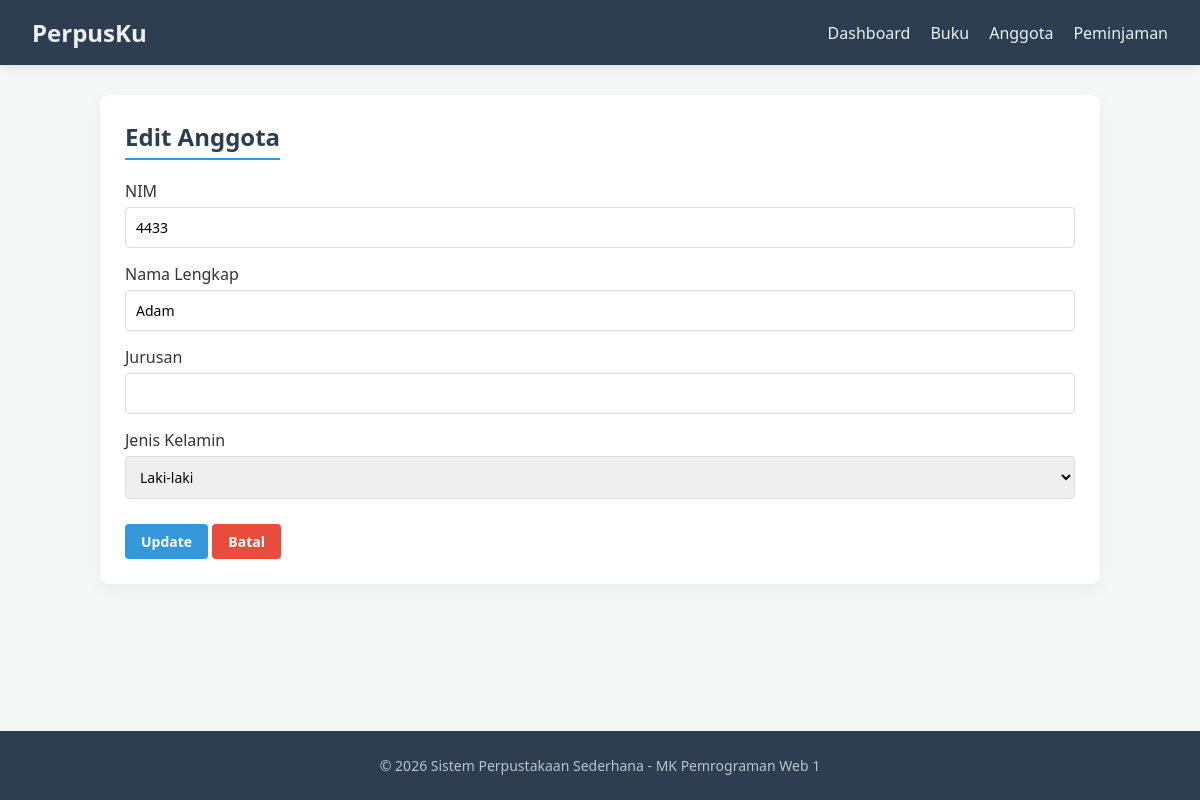
/anggota_edit.php?id=2, run on the app's committed database.
### tables this page shows
CREATE TABLE IF NOT EXISTS `anggota` (
  `id_anggota` int NOT NULL AUTO_INCREMENT,
  `nim` varchar(20) NOT NULL,
  `id_jurusan` int DEFAULT NULL,
  `nama` varchar(100) NOT NULL,
  `jenis_kelamin` enum('L','P') NOT NULL,
  `alamat` text,
  `created_at` timestamp NULL DEFAULT CURRENT_TIMESTAMP,
  `updated_at` timestamp NULL DEFAULT CURRENT_TIMESTAMP ON UPDATE CURRENT_TIMESTAMP,
  PRIMARY KEY (`id_anggota`),
  UNIQUE KEY `nim` (`nim`)
);

### anggota_edit.php (the view, shortened to what this page needs)
<?php
require 'config/koneksi.php';
$id = $_GET['id'];
$query = mysqli_query($koneksi, "SELECT * FROM anggota WHERE id_anggota = $id");
$data = mysqli_fetch_array($query);
include 'layout/header.php';
?>
<h2>Edit Anggota</h2>
<form method="POST">
    <div class="form-group">
        <label>NIM</label>
        <input type="text" name="nim" value="<?php echo $data['nim']; ?>" required>
    </div>
    <div class="form-group">
        <label>Nama Lengkap</label>
        <input type="text" name="nama" value="<?php echo $data['nama']; ?>" required>
    </div>
    <div class="form-group">
        <label>Jurusan</label>
        <input type="text" name="jurusan" value="<?php echo $data['jurusan']; ?>" required>
    </div>
    <div class="form-group">
        <label>Jenis Kelamin</label>
        <select name="jenis_kelamin" required>
            <option value="L" <?php if ($data['jenis_kelamin'] == 'L') echo 'selected'; ?>>Laki-laki</option>
        </select>
    </div>
    <div style="margin-top: 10px;">
        <button type="submit" name="update" class="btn btn-primary">Update</button>
        <a href="anggota_tampil.php" class="btn btn-danger">Batal</a>
    </div>
</form>
<?php include 'layout/footer.php'; ?>

### assets/style.css (style rules this page uses)
* { margin: 0; padding: 0; box-sizing: border-box; font-family: 'Segoe UI', Tahoma, Geneva, Verdana, sans-serif; }
body { background-color: #f4f7f6; color: #333; display: flex; flex-direction: column; min-height: 100vh; }
h2 { margin-bottom: 20px; color: #2c3e50; border-bottom: 2px solid #3498db; padding-bottom: 5px; display: inline-block; }
.btn { display: inline-block; padding: 8px 16px; border-radius: 4px; text-decoration: none; font-size: 14px; font-weight: bold; cursor: pointer; border: none; transition: background 0.3s; }
.btn-primary { background: #3498db; color: #fff; }
.btn-danger { background: #e74c3c; color: #fff; }
form { display: flex; flex-direction: column; }
.form-group { margin-bottom: 15px; }
.form-group label { display: block; margin-bottom: 5px; font-weight: 500; }
.form-group input, .form-group select { width: 100%; padding: 10px; border: 1px solid #ddd; border-radius: 4px; font-size: 14px; }

### data on the page
anggota: nim "4433", nama "Adam", jenis_kelamin "Laki-laki"
